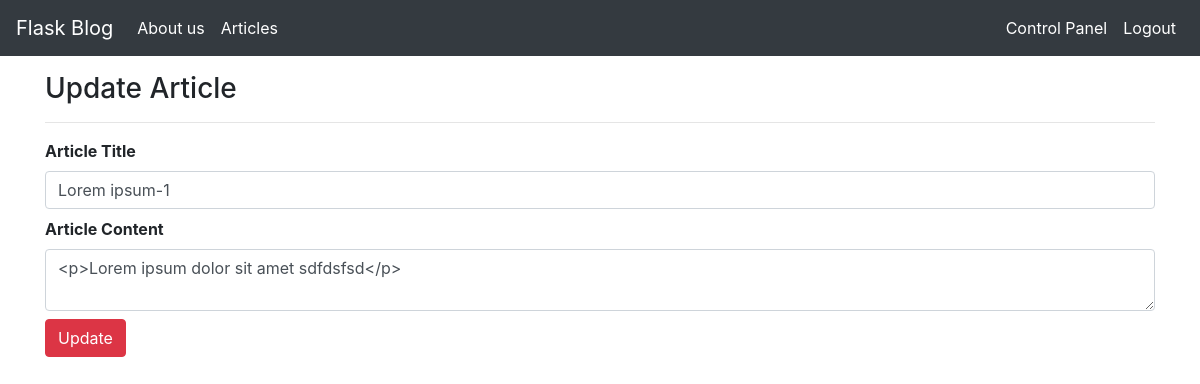
/edit/4 (signed in), run on the app's committed database.
### tables this page shows
CREATE TABLE "articles"
(
	id INTEGER
		constraint articles_pk
			primary key autoincrement,
	title text,
	author text,
	content text,
	created_date DATETIME default CURRENT_TIMESTAMP
);

### blog.py (the view, shortened to what this page needs)
@app.route("/edit/<string:article_id>", methods=["GET", "POST"])
@login_required
def update_article(article_id):
    db = sqlite3.connect(DATABASE)
    db.row_factory = sqlite3.Row
    cursor = db.cursor()
    if request.method == "GET":
        query = "SELECT * FROM articles where id=? and author=?"
        cursor.execute(query, (article_id, session["username"]))
        data = cursor.fetchone()
        if data:
            form = ArticleForm()
            form.title.data = data["title"]
            form.content.data = data["content"]
            return render_template("update.html", form=form)
        else:
            flash("No such article, or you are not authorized to delete this article.", "danger")
            return redirect(url_for("index"))

### blog.py
class ArticleForm(Form):
    title = StringField("Article Title", validators=[validators.Length(min=5, max=100)])
    content = TextAreaField("Article Content", validators=[validators.Length(min=10)])

### blog.py (called while the page is built)
def login_required(f):
    @wraps(f)
    def decorated_function(*args, **kwargs):
        if "logged_in" in session:
            return f(*args, **kwargs)
        else:
            flash("Please login", "danger")
            return redirect(url_for("login"))
    return decorated_function

### templates/update.html
{% extends 'layout.html' %}
{% block body %}
    {% from "includes/formhelpers.html" import render_field %}
    <h3>Update Article</h3>
    <hr>
    <form method="POST">
        {{ render_field(form.title, class="form-control") }}
        {{ render_field(form.content,class="form-control") }}
        <button type="submit" class="btn btn-danger">Update</button>
    </form>
{% endblock %}

### templates/includes/formhelpers.html (shortened to what this page needs)
{% macro render_field(field) %}
    <dt>{{ field.label }}
    <dd>{{ field(**kwargs)|safe }}
    </dd>
{% endmacro %}

### data on the page
articles: title "Lorem ipsum-1", content "<p>Lorem ipsum dolor sit amet sdfdsfsd</p>"

### other printed values
{{ field.label }} "Article Title Article Content"
